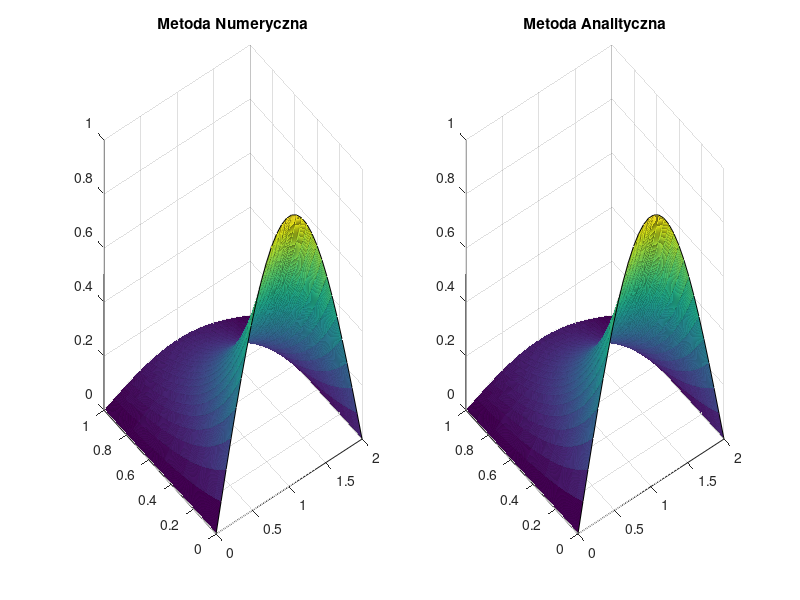

This chart was generated by the following MATLAB code:
clc,clear all
tic
%rozwi�zanie analityczne
G = @(x,t) sin(pi.*x./2).*exp(-(pi.^2).*t./4);

%przedzia� omega
xa=0;
xb=2;
yc=0;
yd=1;

%warunki brzegowe
u1 = @(x) 0;
u2 = @(x) 0;
u3 = @(x,t) sin(pi*x/2);

licznik=0;
%siatka
m=30;
D=1;
deltax=(xb-xa)/(m-1);
x=[xa:deltax:xb];         %przedzia� przestrzenny
deltat=(deltax^2)/(5*D); 
n_end=floor(yd/deltat)+1;
t=[0:deltat:1];           %przedzia� czasowy

%macierz
psi=zeros(n_end,length(x)); %utworzenie pustej macierzy

%dodanie warunku pocz�tkowego
psi(1,:) = u3(x);
psi(:,1) = u1(t);
psi(:,m) = u2(t);

% Skopiowanie warunku początkowego na drugi poziom
psi(2,:) = psi(1,:);
F = diag(eye(2*m-2));
A1 = eye(m-2) .* -(D/deltax^2-1/(2*deltat));
A2 = diag(diag(eye(m-2)),2);
A3 = (eye(m-2,m) + A2(1:m-2,:)) .* D/deltax^2;
A = [A1, A3] ./ (1/(2*deltat) + D/deltax^2);
for n=3:n_end
  F(1:m-2) = psi(n-2,2:m-1);
  F(m-1:length(F)) = psi(n-1,:);
  psi(n,2:m-1) = A * F;
  licznik = licznik+1;
end

[X,T] = meshgrid(x,t);
subplot(1,2,1)
surf(X,T,psi)
title('Metoda Numeryczna')
subplot(1,2,2)
surf(X,T,(G(X,T)))
title('Metoda Analityczna')
Error=max(max(abs(psi-G(X,T))));
licznik
toc